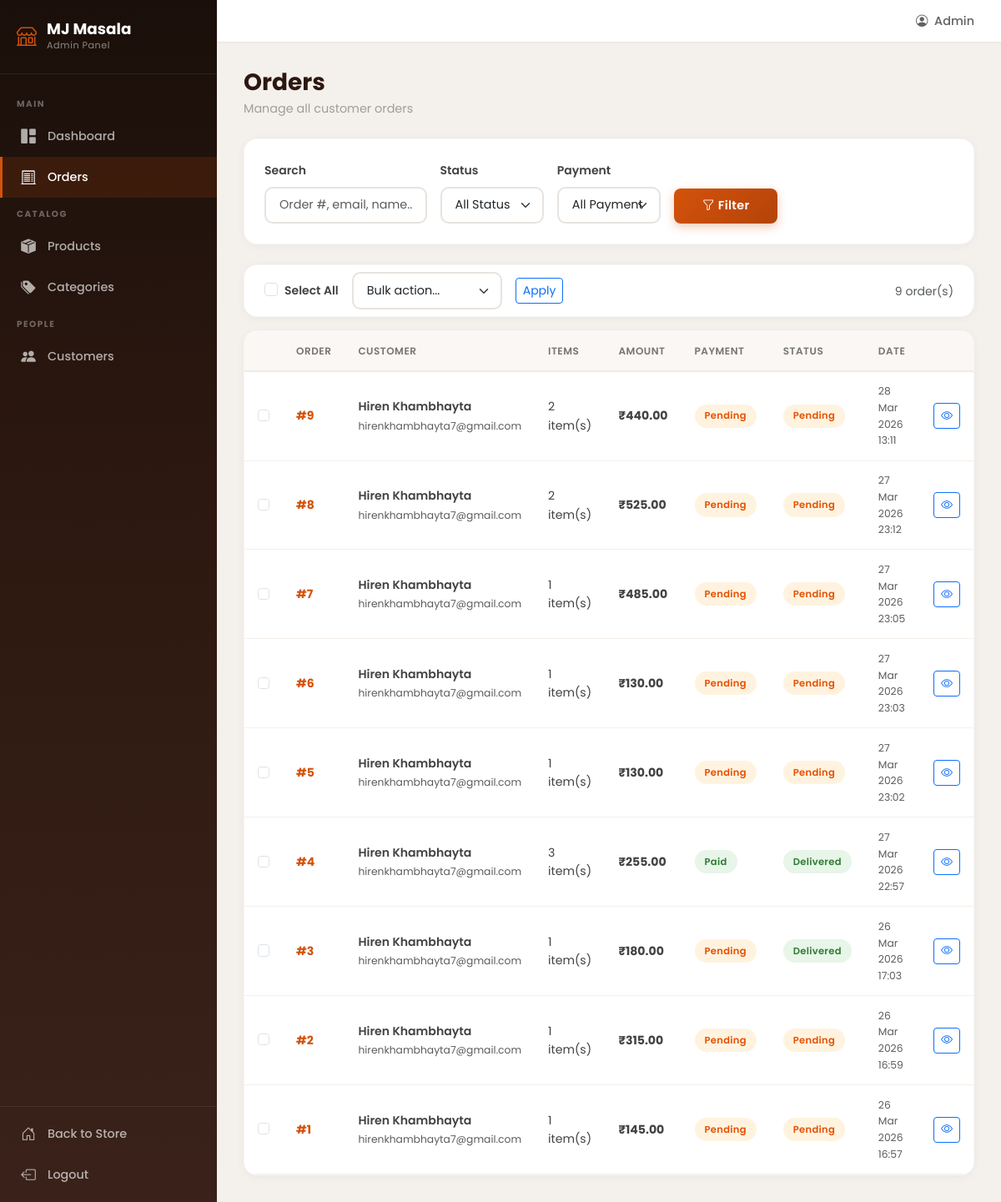
/store-admin/orders/ (signed in), run on the app's committed database.
### orders/models.py (models this page shows, shortened)
class Order(models.Model):
    STATUS_CHOICES = [
        ('pending', 'Pending'),
        ('processing', 'Processing'),
        ('shipped', 'Shipped'),
        ('delivered', 'Delivered'),
        ('cancelled', 'Cancelled'),
    ]
    PAYMENT_STATUS_CHOICES = [
        ('pending', 'Pending'),
        ('paid', 'Paid'),
        ('failed', 'Failed'),
        ('refunded', 'Refunded'),
    ]
    customer = models.ForeignKey(
        settings.AUTH_USER_MODEL, on_delete=models.CASCADE, related_name='orders'
    )
    address_full_name = models.CharField(max_length=200, default='')
    address_phone = models.CharField(max_length=20, default='')
    address_line1 = models.TextField(default='')
    address_city = models.CharField(max_length=100, default='')
    address_state = models.CharField(max_length=100, default='')
    address_pincode = models.CharField(max_length=10, default='')
    total_amount = models.DecimalField(max_digits=10, decimal_places=2)
    delivery_charge = models.DecimalField(max_digits=10, decimal_places=2, default=0)
    status = models.CharField(max_length=20, choices=STATUS_CHOICES, default='pending')
    payment_status = models.CharField(max_length=20, choices=PAYMENT_STATUS_CHOICES, default='pending')
    razorpay_order_id = models.CharField(max_length=200, blank=True, null=True)
    created_at = models.DateTimeField(auto_now_add=True)
    updated_at = models.DateTimeField(auto_now=True)
    class Meta:
        ordering = ['-created_at']

### products/admin_views.py (the view, shortened to what this page needs)
# urls.py: path('orders/', admin_views.orders_list, name='orders_list'),
@staff_member_required
def orders_list(request):
    orders = Order.objects.select_related('customer').prefetch_related(
        'order_items'
    ).order_by('-created_at')
    status = request.GET.get('status', '')
    payment = request.GET.get('payment', '')
    search = request.GET.get('q', '')
    if status:
        orders = orders.filter(status=status)
    if payment:
        orders = orders.filter(payment_status=payment)
    context = {
        'orders': orders,
        'status_filter': status,
        'payment_filter': payment,
        'search': search,
        'active_page': 'orders',
    }
    return render(request, 'store_admin/orders_list.html', context)

### orders/context_processors.py (called while the page is built)
def cart_count(request):
    count = 0
    try:
        if request.user.is_authenticated:
            cart = Cart.objects.filter(user=request.user).first()
        else:
            if not request.session.session_key:
                request.session.create()
            cart = Cart.objects.filter(session_key=request.session.session_key).first()
        if cart:
            count = cart.total_items
    except Exception:
        pass
    return {'cart_item_count': count}

### orders/models.py (called while the page is built)
    @property
    def total_items(self):
        return sum(item.quantity for item in self.items.all())

### products/context_processors.py (called while the page is built)
def categories_processor(request):
    return {
        'all_categories': Category.objects.all()
    }

### templates/store_admin/orders_list.html (shortened to what this page needs)
{% extends 'store_admin/base_admin.html' %}
{% block content %}
<div class="admin-page-header d-flex justify-content-between align-items-start flex-wrap gap-3">
    <div>
        <h1 class="admin-page-title">Orders</h1>
        <p class="admin-page-subtitle">Manage all customer orders</p>
    </div>
</div>
<div class="admin-card mb-4">
    <div class="admin-card-body">
        <form method="GET" class="row g-3 align-items-end">
            <div class="col-md-3">
                <label class="form-label small fw-semibold">Search</label>
                <input type="text" name="q" class="form-control" placeholder="Order #, email, name..." value="{{ search }}">
            </div>
            <div class="col-md-2">
                <label class="form-label small fw-semibold">Status</label>
                <select name="status" class="form-select">
                    <option value="">All Status</option>
                </select>
            </div>
            <div class="col-md-2">
                <label class="form-label small fw-semibold">Payment</label>
                <select name="payment" class="form-select">
                    <option value="">All Payment</option>
                </select>
            </div>
            <div class="col-md-2">
                <button type="submit" class="btn btn-primary-custom w-100">
                    <i class="bi bi-funnel me-1"></i>Filter
                </button>
            </div>
        </form>
    </div>
</div>
<form method="POST" action="{% url 'store_admin:order_bulk_update' %}" id="bulkForm">
    <div class="admin-card mb-3">
        <div class="admin-card-body d-flex align-items-center gap-3 py-2">
            <div class="form-check">
                <input type="checkbox" id="selectAll" class="form-check-input">
                <label class="form-check-label small fw-semibold" for="selectAll">Select All</label>
            </div>
            <select name="bulk_status" class="form-select form-select-sm" style="max-width: 180px;">
                <option value="">Bulk action...</option>
            </select>
            <button type="submit" class="btn btn-sm btn-outline-primary">Apply</button>
            <span class="ms-auto text-muted small">{{ orders|length }} order(s)</span>
        </div>
    </div>
    <div class="admin-card">
        <div class="admin-card-body p-0">
            <div class="table-responsive">
                <table class="table admin-table mb-0">
                    <thead>
                        <tr>
                            <th width="40"></th>
                            <th>Order</th>
                            <th>Customer</th>
                            <th>Items</th>
                            <th>Amount</th>
                            <th>Payment</th>
                            <th>Status</th>
                            <th>Date</th>
                            <th></th>
                        </tr>
                    </thead>
                    <tbody>
                        {% for order in orders %}
                        <tr>
                            <td>
                                <input type="checkbox" name="order_ids" value="{{ order.id }}" class="form-check-input order-check">
                            </td>
                            <td>
                                <a href="{% url 'store_admin:order_detail' order.id %}" class="fw-bold text-decoration-none">#{{ order.id }}</a>
                            </td>
                            <td>
                                <div class="fw-semibold">{{ order.customer.get_full_name|default:"—" }}</div>
                                <small class="text-muted">{{ order.customer.email }}</small>
                            </td>
                            <td>{{ order.order_items.count }} item(s)</td>
                            <td class="fw-bold">₹{{ order.total_amount }}</td>
                            <td><span class="admin-status-badge status-{{ order.payment_status }}">{{ order.get_payment_status_display }}</span></td>
                            <td><span class="admin-status-badge status-{{ order.status }}">{{ order.get_status_display }}</span></td>
                            <td class="text-muted small">{{ order.created_at|date:"d M Y" }}<br>{{ order.created_at|date:"H:i" }}</td>
                            <td>
                                <a href="{% url 'store_admin:order_detail' order.id %}" class="btn btn-sm btn-outline-primary">
                                    <i class="bi bi-eye"></i>
                                </a>
                            </td>
                        </tr>
                        {% endfor %}
                    </tbody>
                </table>
            </div>
        </div>
    </div>
</form>
{% endblock %}

### templates/store_admin/base_admin.html (shortened to what this page needs)
{% load static %}
<!DOCTYPE html>
<html lang="en">
<head>
    <link href="https://cdn.jsdelivr.net/npm/bootstrap@5.3.2/dist/css/bootstrap.min.css" rel="stylesheet">
    <link href="https://cdn.jsdelivr.net/npm/bootstrap-icons@1.11.1/font/bootstrap-icons.css" rel="stylesheet">
    <link href="{% static 'css/style.css' %}" rel="stylesheet">
    <link href="{% static 'css/admin.css' %}" rel="stylesheet">
</head>
<body class="admin-body">
    <aside class="admin-sidebar" id="adminSidebar">
        <div class="sidebar-header">
            <a href="/store-admin/" class="sidebar-brand">
                <i class="bi bi-shop"></i>
                <div>
                    <span class="brand-name">MJ Masala</span>
                    <span class="brand-sub">Admin Panel</span>
                </div>
            </a>
        </div>
        <nav class="sidebar-nav">
            <div class="nav-section-label">Main</div>
            <a href="{% url 'store_admin:dashboard' %}" class="sidebar-link {% if active_page == 'dashboard' %}active{% endif %}">
                <i class="bi bi-grid-1x2-fill"></i>
                <span>Dashboard</span>
            </a>
            <a href="{% url 'store_admin:orders_list' %}" class="sidebar-link {% if active_page == 'orders' %}active{% endif %}">
                <i class="bi bi-receipt-cutoff"></i>
                <span>Orders</span>
            </a>
            <div class="nav-section-label">Catalog</div>
            <a href="{% url 'store_admin:products_list' %}" class="sidebar-link {% if active_page == 'products' %}active{% endif %}">
                <i class="bi bi-box-seam-fill"></i>
                <span>Products</span>
            </a>
            <a href="{% url 'store_admin:categories' %}" class="sidebar-link {% if active_page == 'categories' %}active{% endif %}">
                <i class="bi bi-tags-fill"></i>
                <span>Categories</span>
            </a>
            <div class="nav-section-label">People</div>
            <a href="{% url 'store_admin:customers' %}" class="sidebar-link {% if active_page == 'customers' %}active{% endif %}">
                <i class="bi bi-people-fill"></i>
                <span>Customers</span>
            </a>
        </nav>
        <div class="sidebar-footer">
            <a href="/" class="sidebar-link">
                <i class="bi bi-house-door"></i>
                <span>Back to Store</span>
            </a>
            <a href="{% url 'accounts:logout' %}" class="sidebar-link">
                <i class="bi bi-box-arrow-left"></i>
                <span>Logout</span>
            </a>
        </div>
    </aside>
    <main class="admin-main">
        <header class="admin-topbar">
            <div class="topbar-right">
                <span class="topbar-greeting">
                    <i class="bi bi-person-circle me-1"></i>
                    {{ user.first_name|default:"Admin" }}
                </span>
            </div>
        </header>
        <div class="admin-content">
            {% block content %}{% endblock %}
        </div>
    </main>
</body>
</html>

### static/css/style.css (style rules this page uses)
:root { --primary: #D4520A; --primary-dark: #B3440A; --primary-light: #E8762F; --primary-glow: rgba(212, 82, 10, 0.15); --secondary: #2C1810; --accent: #F5A623; --cream: #FDF8F3; --cream-dark: #F5EDE3; --white: #FFFFFF; --gray-50: #FAFAFA; --gray-100: #F5F5F5; --gray-200: #EEEEEE; --gray-300: #E0E0E0; --gray-400: #BDBDBD; --gray-500: #9E9E9E; --gray-600: #757575; --gray-700: #616161; --gray-800: #424242; --gray-900: #212121; --success: #2E7D32; --success-light: #E8F5E9; --danger: #C62828; --danger-light: #FFEBEE; --warning: #F57F17; --info: #1565C0; --shadow-sm: 0 1px 3px rgba(0,0,0,0.08); --shadow: 0 4px 12px rgba(0,0,0,0.08); --shadow-md: 0 8px 24px rgba(0,0,0,0.12); --shadow-lg: 0 16px 48px rgba(0,0,0,0.15); --shadow-hover: 0 12px 32px rgba(212, 82, 10, 0.15); --radius: 8px; --radius-lg: 16px; --radius-xl: 24px; --transition: all 0.3s cubic-bezier(0.4, 0, 0.2, 1); }
* { box-sizing: border-box; }
body { font-family: 'Poppins', -apple-system, BlinkMacSystemFont, 'Segoe UI', sans-serif; background-color: var(--cream); color: var(--gray-800); line-height: 1.6; -webkit-font-smoothing: antialiased; }
h1, h2, h3, h4, h5, h6 { font-family: 'Poppins', sans-serif; font-weight: 600; color: var(--secondary); }
a { color: var(--primary); text-decoration: none; transition: var(--transition); }
.btn-primary-custom { background: linear-gradient(135deg, var(--primary) 0%, var(--primary-dark) 100%); color: var(--white) !important; border: none; padding: 0.65rem 1.75rem; border-radius: var(--radius); font-weight: 600; font-size: 0.9rem; letter-spacing: 0.3px; transition: var(--transition); box-shadow: 0 4px 12px rgba(212, 82, 10, 0.3); cursor: pointer; }
.status-pending { background: #FFF3E0; color: #E65100; }
.status-delivered { background: var(--success-light); color: var(--success); }
.status-paid { background: var(--success-light); color: var(--success); }

### data on the page
Order: id "9", customer.get_full_name "Hiren Khambhayta", customer.email "hirenkhambhayta7@gmail.com", order_items.count "2", total_amount "440.00", payment_status "Pending", status "Pending", created_at "28 Mar 2026", created_at "13:11"
Order: id "8", customer.get_full_name "Hiren Khambhayta", customer.email "hirenkhambhayta7@gmail.com", order_items.count "2", total_amount "525.00", payment_status "Pending", status "Pending", created_at "27 Mar 2026", created_at "23:12"
Order: id "7", customer.get_full_name "Hiren Khambhayta", customer.email "hirenkhambhayta7@gmail.com", order_items.count "1", total_amount "485.00", payment_status "Pending", status "Pending", created_at "27 Mar 2026", created_at "23:05"
Order: id "6", customer.get_full_name "Hiren Khambhayta", customer.email "hirenkhambhayta7@gmail.com", order_items.count "1", total_amount "130.00", payment_status "Pending", status "Pending", created_at "27 Mar 2026", created_at "23:03"
Order: id "5", customer.get_full_name "Hiren Khambhayta", customer.email "hirenkhambhayta7@gmail.com", order_items.count "1", total_amount "130.00", payment_status "Pending", status "Pending", created_at "27 Mar 2026", created_at "23:02"
Order: id "4", customer.get_full_name "Hiren Khambhayta", customer.email "hirenkhambhayta7@gmail.com", order_items.count "3", total_amount "255.00", payment_status "Paid", status "Delivered", created_at "27 Mar 2026", created_at "22:57"
Order: id "3", customer.get_full_name "Hiren Khambhayta", customer.email "hirenkhambhayta7@gmail.com", order_items.count "1", total_amount "180.00", payment_status "Pending", status "Delivered", created_at "26 Mar 2026", created_at "17:03"
Order: id "2", customer.get_full_name "Hiren Khambhayta", customer.email "hirenkhambhayta7@gmail.com", order_items.count "1", total_amount "315.00", payment_status "Pending", status "Pending", created_at "26 Mar 2026", created_at "16:59"
Order: id "1", customer.get_full_name "Hiren Khambhayta", customer.email "hirenkhambhayta7@gmail.com", order_items.count "1", total_amount "145.00", payment_status "Pending", status "Pending", created_at "26 Mar 2026", created_at "16:57"

### other printed values
{{ user.first_name|default:"Admin" }} "Admin"
{{ orders|length }} "9"
